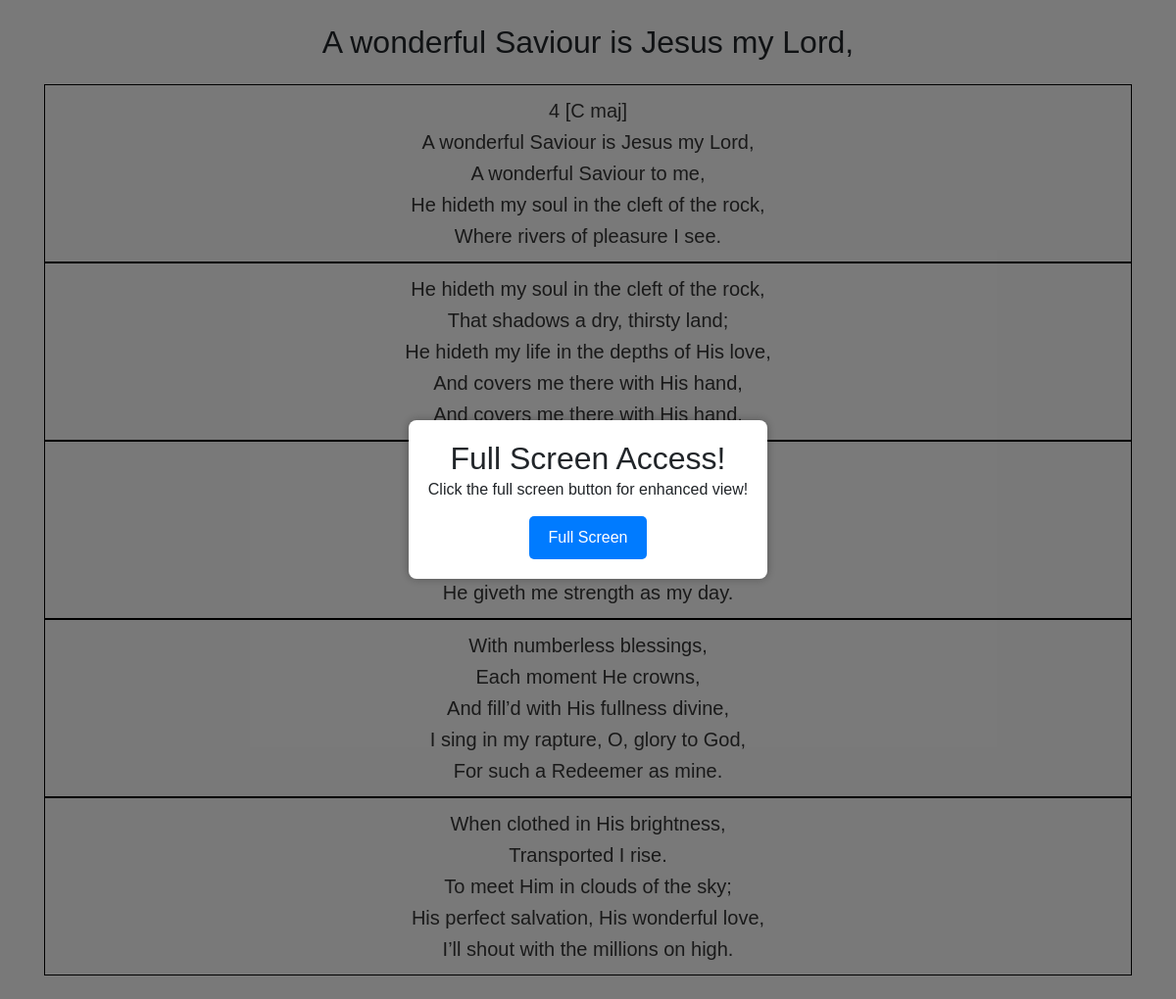
Page /song/327 on the earlier database version.
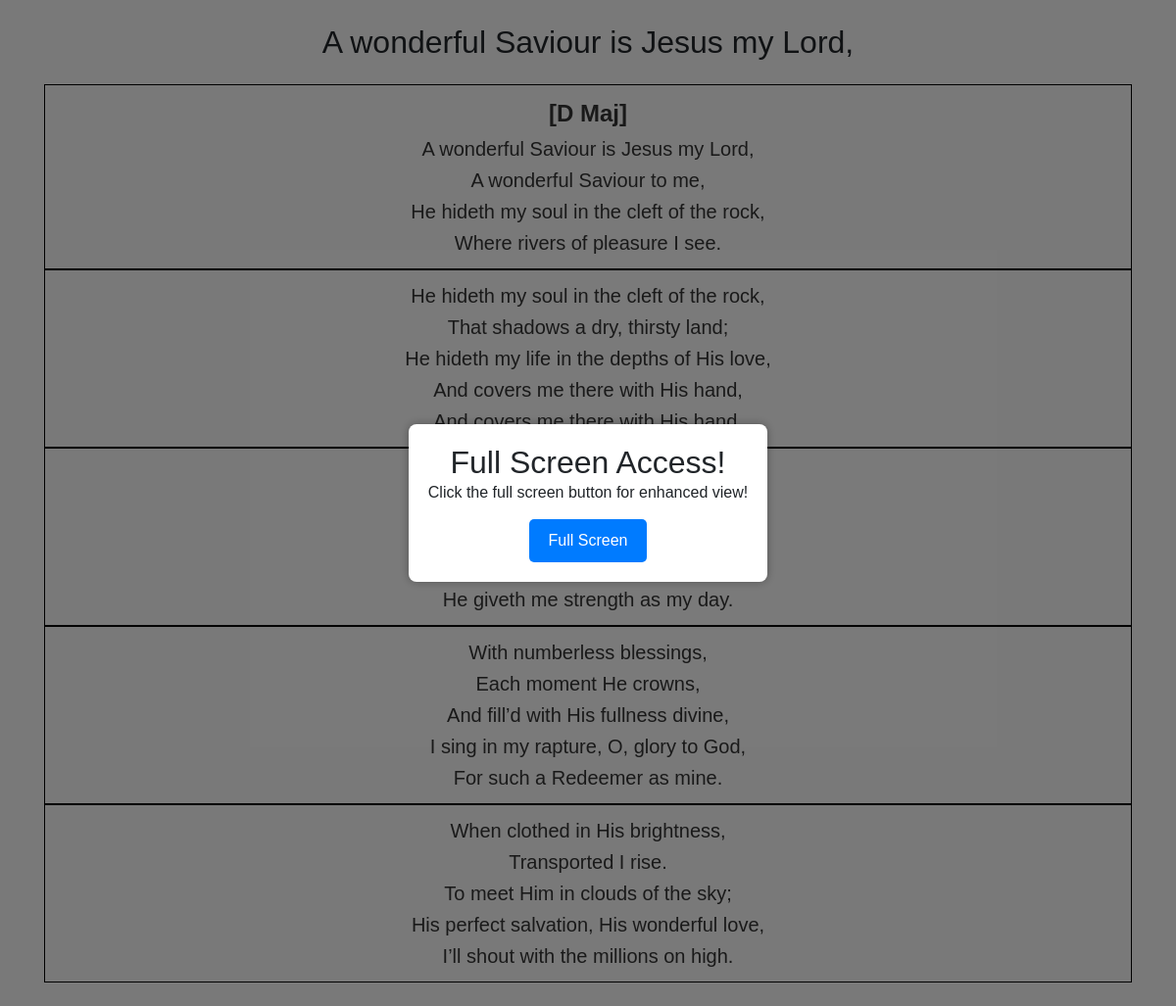
Same page on the later database version.
### tables this page shows
CREATE TABLE songs (
            id INTEGER PRIMARY KEY AUTOINCREMENT,
            title TEXT,
            alternate_title TEXT,
            lyrics TEXT,
            transliteration TEXT,
            chord TEXT,
            search_title TEXT,
            search_lyrics TEXT,
            youtube_link TEXT,
            create_date TEXT,
            modified_date TEXT,
            username TEXT,
            FOREIGN KEY (username) REFERENCES users(username)
        );

### server.py (the view)
@app.route('/song/<id>')
def song(id):
    try:
        conn = sqlite3.connect(DATABASE)
        cursor = conn.cursor()
        cursor.execute('SELECT lyrics, transliteration, chord, title, youtube_link FROM songs WHERE id = ?', (int(id),))
        row = cursor.fetchone()
        conn.close()
        lyrics = song_view(row[0], row[1], row[2])
    except:
        conn.close()
        return "Song Not Available!"
    return render_template("song_viewer.html", lyrics=lyrics, song_title=row[3], link = row[4])

### server.py (called while the page is built, shortened)
def song_view(lyrics, transliteration_lyrics, chord):
    if transliteration_lyrics == "" or transliteration_lyrics == None or transliteration_lyrics == "None":
        paragraphs = re.split(r'\r?\n|\r', lyrics)
        para_count = 1
        if chord == None or chord =="None":
            chord = ''
        else:
            chord = "<span style='font-weight:bold;font-size:larger;'>" + chord + "</span><br>"
        formatted_song = f"<p id={para_count} style='border: 1px solid black;padding: 10px;'>{chord}"
        for paragraph in paragraphs:
            if paragraph == "":
                para_count +=1
                formatted_song += f"</p><p id={para_count} style='border: 1px solid black;padding: 10px;'>"
            else:
                formatted_song += f'{paragraph}<br>'
    return formatted_song

### templates/song_viewer.html (shortened to what this page needs)
<!DOCTYPE html>
<html lang="en">
<head>
    <link rel="stylesheet" href="https://cdn.jsdelivr.net/npm/bootstrap@4.5.3/dist/css/bootstrap.min.css">
</head>
<body>
    <div class="overlay" id="overlay">
        <div class="popup-card" id="popupCard">
            <h2>Full Screen Access!</h2>
            <p>Click the full screen button for enhanced view!</p>
            <button onclick="full()">Full Screen</button>
        </div>
    </div>
    <div class="container" id="container">
        <br>
        <center>
            <h2>{{song_title}}</h2>
        </center>
        <br>
        <div class="song-lyrics">
            <center>{{lyrics | safe}}</center>
        </div>
    </div>
    <br>
</body>
</html>

### templates/song_viewer.html (style rules this page uses)
.overlay { display: none; position: fixed; top: 0; left: 0; width: 100%; height: 100%; background-color: rgba(0, 0, 0, 0.5); justify-content: center; align-items: center; }
.popup-card { background-color: white; padding: 20px; border-radius: 8px; box-shadow: 0 0 10px rgba(0, 0, 0, 0.3); text-align: center; }
button { padding: 10px 20px; background-color: #007bff; color: white; border: none; border-radius: 5px; cursor: pointer; margin-top: 15px; }
body, h1, h2, p { margin: 0; padding: 0; }
body { font-family: Arial, sans-serif; background-color: #f4f4f4; }
.song-lyrics { color: #333; line-height: 1.6; font-size: 20px; }
.container { overflow-y: auto; }

Differences in the rows shown:
changed songs "A wonderful Saviour is Jesus my Lord,": title "4 [C maj] A wonderful Saviour is…" → "[D Maj] A wonderful Saviour is…"
